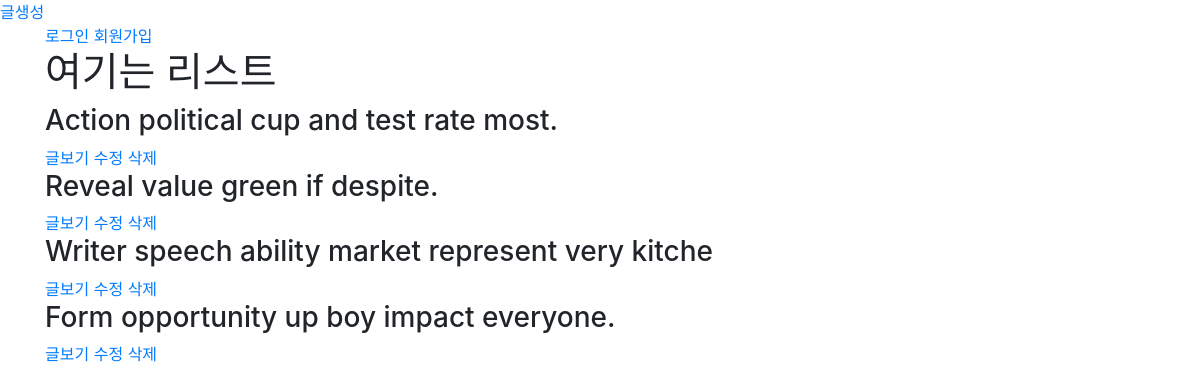
Before: /questions/?page=5 with the older database file.
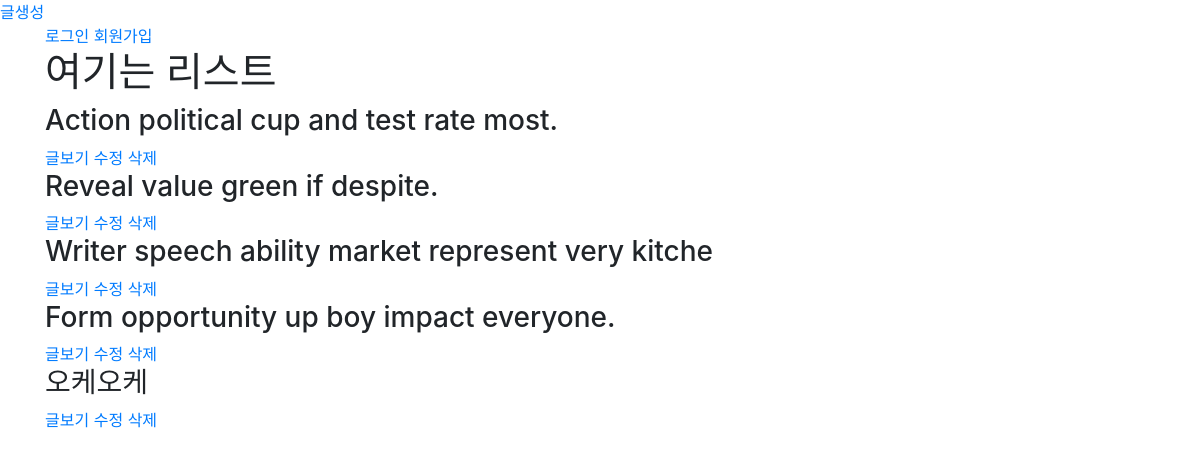
After: the same page with the newer database file.
### question/models.py (models this page shows, shortened)
class Question(models.Model):
    user = models.ForeignKey(settings.AUTH_USER_MODEL, on_delete=models.CASCADE)
    title = models.CharField(max_length=50)
    answerA = models.CharField(max_length=50)
    answerB = models.CharField(max_length=50)

### question/views.py (the view)
# urls.py: path('', views.list, name='list'),
def list(request):
    questions_list = Question.objects.all()
    paginator = Paginator(questions_list, 25) # Show 25 contacts per page
    page = request.GET.get('page')
    questions = paginator.get_page(page)
    return render(request, 'question/list.html', {'questions': questions})

### question/templates/question/list.html (shortened to what this page needs)
{%extends 'question/base.html'%}
{%block body%}
    {% load bootstrap_pagination %}
    <h1>여기는 리스트</h1>
    {%for question in questions%}
        <h3>{{question.title}}</h3>
        <a href="{%url 'question:detail' id=question.id%}">글보기</a>
        <a href='{%url "question:update" id=question.id%}'>수정</a>
        <a href='{%url "question:delete" id=question.id%}'>삭제</a>
    {%endfor%}
{%endblock%}

### question/templates/question/base.html (shortened to what this page needs)
<!DOCTYPE html>
<html lang="en">
<head>
    <link rel="stylesheet" href="https://stackpath.bootstrapcdn.com/bootstrap/4.1.3/css/bootstrap.min.css">
</head>
<body>
    <a href="{%url 'question:create'%}">글생성</a>
    <div class="container">
        {%if user.is_authenticated%}
            <a href="{%url 'account:logout'%}">로그아웃</a>
        {%else%}
            <a href="{%url 'account:login'%}">로그인</a>
            <a href="{%url 'account:signup'%}">회원가입</a>
        {%endif%}
        {%block body%}
        {%endblock%}
    </div>
</body>
</html>

Changed rows visible on the page:
added Question: title "오케오케"
